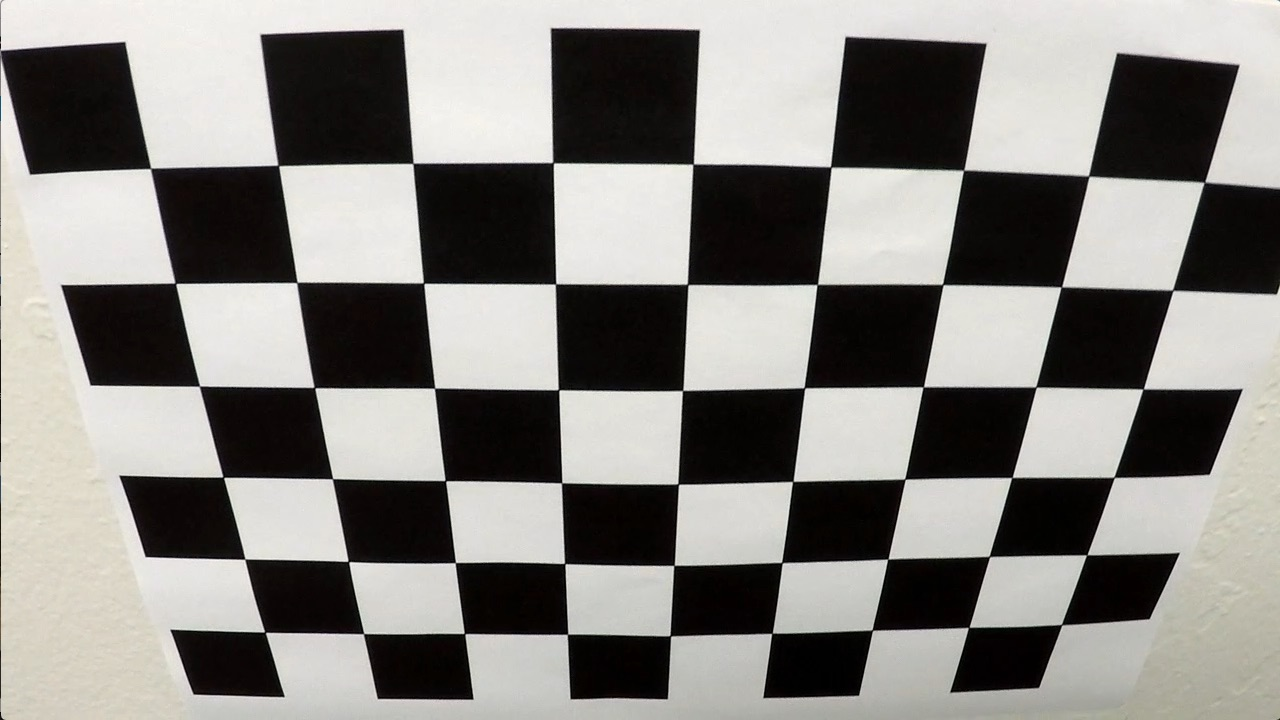
#> input picture recamera/calibration2.jpg, 1280 x 720 px, found by its file name
$ python single_camera_calibration.py
#> lines starting #> are read from the running program, lines starting #| are printed output that depends on the picture
import numpy as np
import cv2
import matplotlib.pyplot as plt
import matplotlib.image as mpimg
import pdb

# Read in a calibration image
img = cv2.imread('./camera_cal/calibration2.jpg')
#> img is the input picture: shape (720, 1280, 3); mean B, G, R 128.5, 132.4, 134.4
plt.imshow(img)
img_size = (img.shape[1], img.shape[0])
#> img_size = (1280, 720)

# termination criteria for cv2.cornerSubPix()
# criteria = (cv2.TERM_CRITERIA_EPS + cv2.TERM_CRITERIA_MAX_ITER, 30, 0.001)

# rows and cols
nx = 9
ny = 6

# Arrays to store object points and image points from all the images
objpoints = [] # 3D points in real world data
imgpoints = [] # 2D points on image plane

# Prepare object points, like (0,0,0),(1,0,0),(2,0,0) ... (7,5,0)
objp = np.zeros((nx*ny,3),np.float32)
objp[:,:2] = np.mgrid[0:nx,0:ny].T.reshape(-1,2) #x,y coordinates

# Convert image to grayscale
gray = cv2.cvtColor(img,cv2.COLOR_BGR2GRAY)

# Find the chessboard corners
ret, corners = cv2.findChessboardCorners(gray,(nx,ny),None)
#> ret = True; corners = 54 rows, first 8: [150.6, 168.4], [278.3, 165.4], [412.9, 163.5], [553, 162.6], [693.2, 164.2], [830.6, 166.9], [963.5, 170.4], [1088.6, 176.1]

# If corners found, add object points, image points
if ret == True:
    imgpoints.append(corners)
    objpoints.append(objp)

    # For more accurate corners
    # corners2 = cv2.cornerSubPix(gray,corners,(11,11),(-1,-1),criteria)

    # draw and display the corners
    draw_img =cv2.drawChessboardCorners(img, (nx,ny),corners,ret)
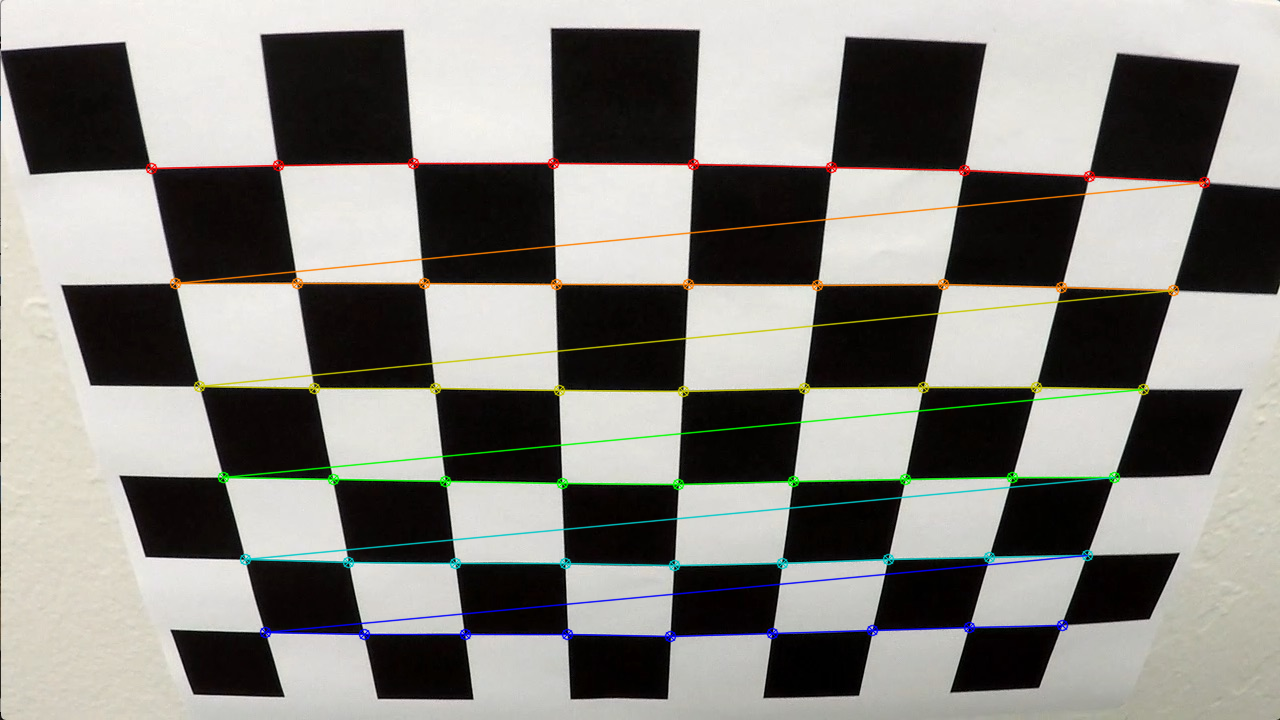
#> draw_img: shape (720, 1280, 3); mean B, G, R 127.9, 132.9, 134.4
    plt.imshow(draw_img)
    ret, mtx, dist, rvecs, tvecs = cv2.calibrateCamera(objpoints, imgpoints, gray.shape[::-1],None,None)
#> ret = 0.867; mtx = [[788.8, 0, 646.8], [0, 756, 212.5], [0, 0, 1]]; dist = [[-0.159, 0.0736, 0.0212, 0.00277, -0.00689]]; rvecs = ([0.401, -0.0328, 0.0155],); tvecs = ([-3.67, -0.395, 5.45],)

    # refine the camera matrix based on a free scaling parameter using cv2.getOptimalNewCameraMatrix()
    h, w = img.shape[:2]
#> h = 720; w = 1280
    newcameramtx, roi = cv2.getOptimalNewCameraMatrix(mtx,dist,(w,h),1,(w,h))
#> newcameramtx = [[706.5, 0, 653.6], [0, 695.4, 236], [0, 0, 1]]; roi = (26, 34, 1229, 675)

    # undistort
    dst = cv2.undistort(img, mtx, dist, None, newcameramtx)
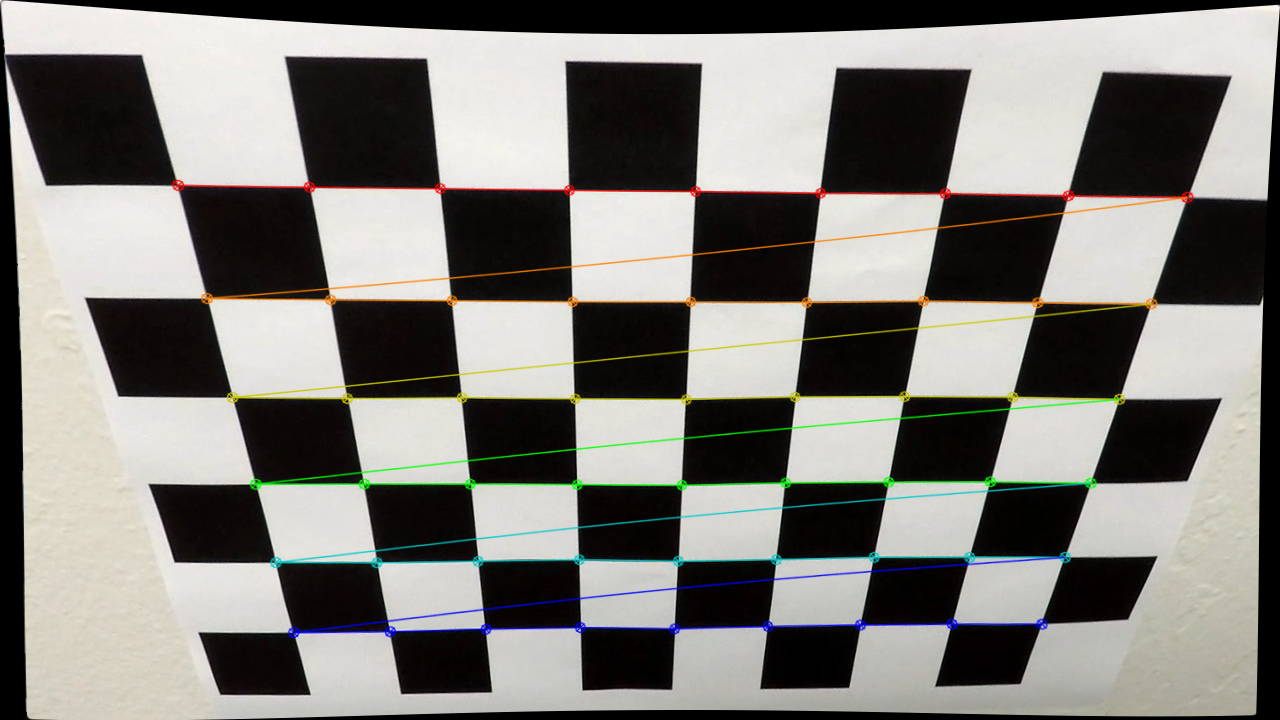
#> dst: shape (720, 1280, 3); mean B, G, R 120.9, 125.6, 127.1

    # crop the image
    x,y,w,h = roi
#> x = 26; y = 34; w = 1229; h = 675
    dst = dst[y:y+h, x:x+w]
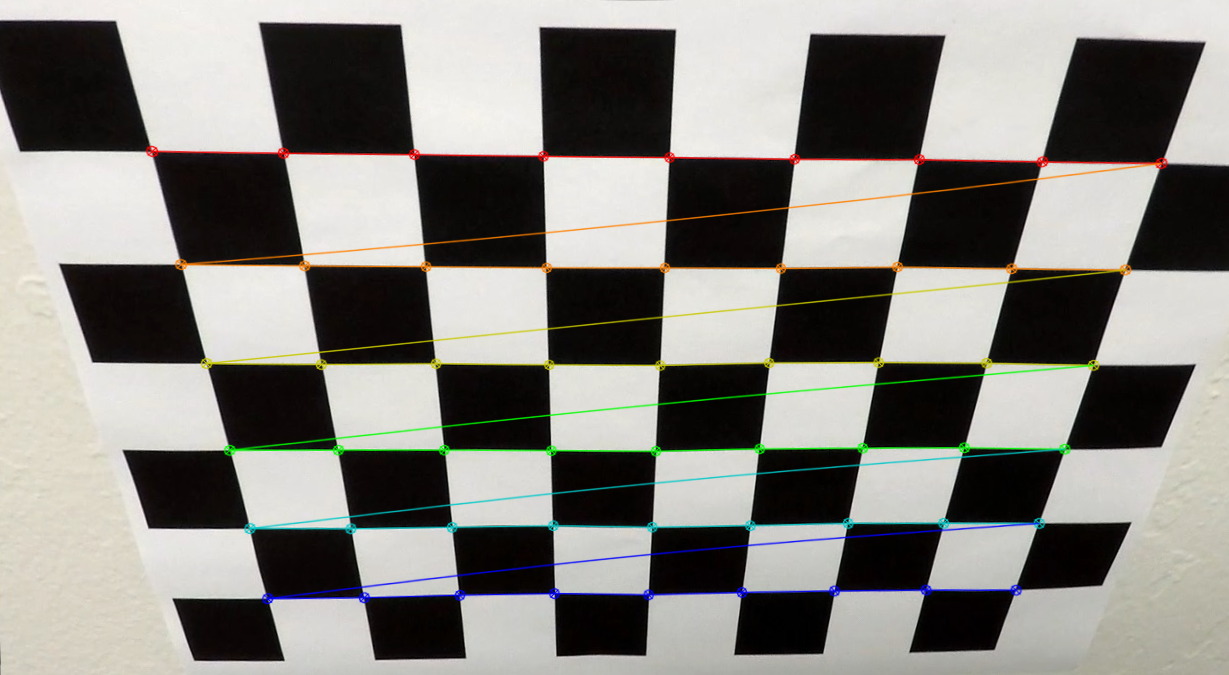
#> dst: shape (675, 1229, 3); mean B, G, R 126.4, 131.4, 132.9
    # cv2.imwrite('calibresult.png',dst)
    plt.figure()
    plt.imshow(dst)

    offset = 100 # margins of the unwarped image
    # 4 source points
    src = np.float32([corners[0], corners[nx-1], corners[-1], corners[-nx]])
#> src = [[150.6, 168.4], [1204.5, 182.4], [1061.5, 624.6], [265.1, 632.2]]
#    src = np.float32(
#                    [[1160,160],    # top right
#                    [1013,579],      # bottom right
#                    [270,587],      # bottom left
#                    [153,148]]      # top left
#                )
    # 4 destination points dest = np.float32([[,],[,],[,],[,]])
    dest = np.float32([[offset, offset], [img_size[0]-offset, offset],
                                     [img_size[0]-offset, img_size[1]-offset],
                                     [offset, img_size[1]-offset]])
#    dest = np.float32(
#        [[1200,100],         # top right
#        [1200,650],          # bottom right
#        [100,650],          # bottom left
#        [100,100]]          # top left
#    )

    M = cv2.getPerspectiveTransform(src,dest)
#> M = [[0.886, -0.268, 2.99], [-0.0141, 0.722, -28.16], [-3.85e-05, -0.000482, 1]]
    unwarped = cv2.warpPerspective(dst,M,(dst.shape[1],dst.shape[0]),flags=cv2.INTER_LINEAR)
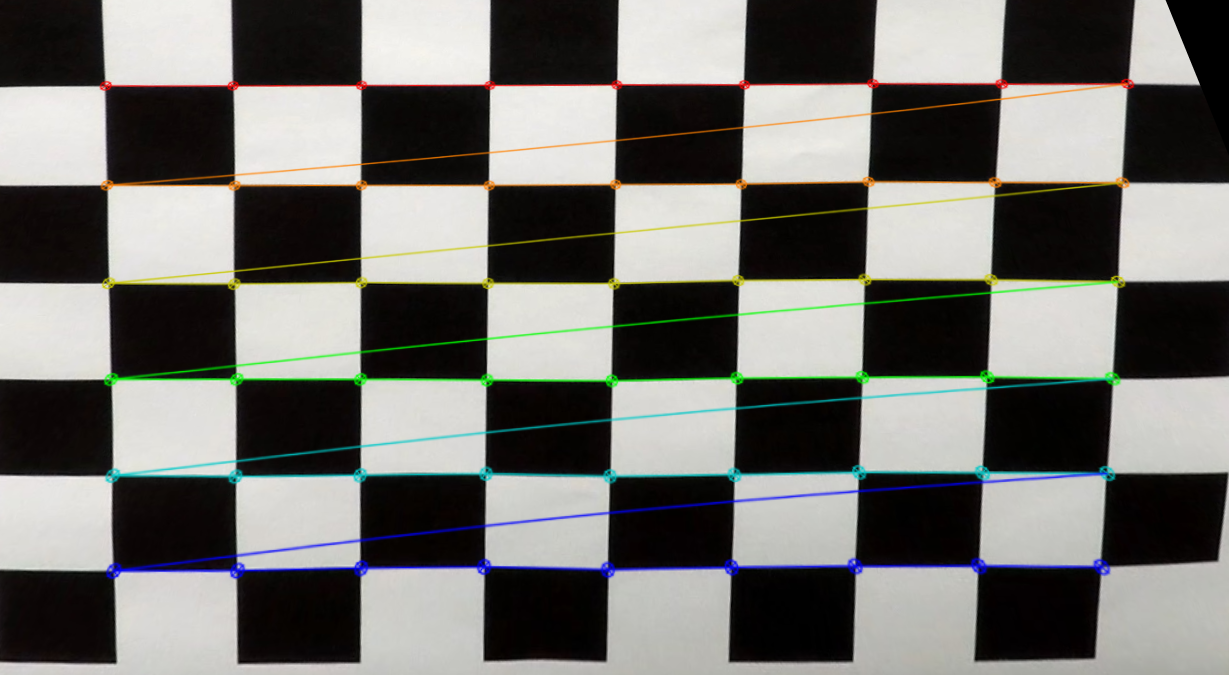
#> unwarped: shape (675, 1229, 3); mean B, G, R 110.2, 113.8, 114.3

    plt.figure()
    plt.subplot(121),plt.imshow(img),plt.title('Input')
    plt.subplot(122),plt.imshow(unwarped),plt.title('Output')
    plt.show()
#> figure, not shown here; B, G, R data is drawn as R, G, B
#> figure, not shown here; B, G, R data is drawn as R, G, B


# [9 lines of commented-out code are left out]

$ run again, with recamera/calibration10.jpg copied over recamera/calibration2.jpg
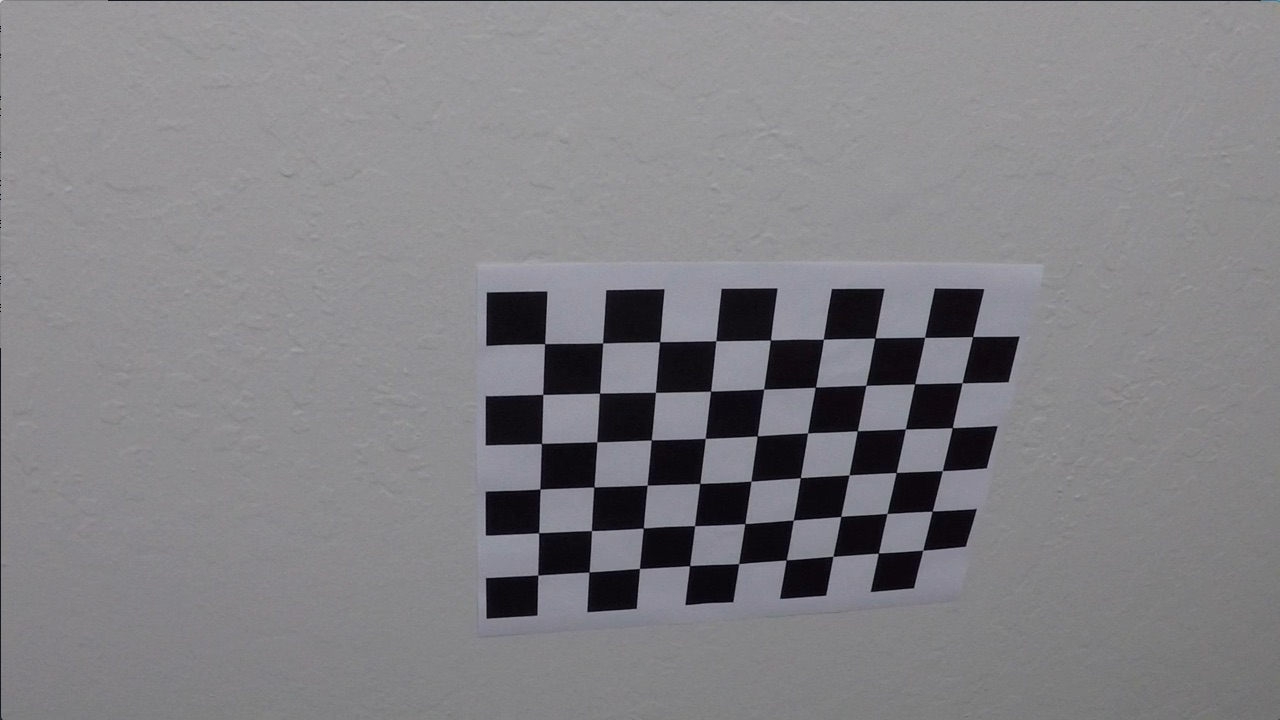
#> input picture recamera/calibration10.jpg, 1280 x 720 px, found by its file name
#> img is the input picture: shape (720, 1280, 3); mean B, G, R 133.1, 129.4, 130.2
#> `ret, corners = cv2.findChessboardCorners(gray,(nx,ny),None)`: ret = True; corners = 54 rows, first 8: [545.3, 343.1], [602.7, 342.8], [660.1, 341.3], [715.8, 340.7], [770.6, 340], [823.5, 339.2], [874.3, 338.5], [925.1, 337.4]
#> `ret, mtx, dist, rvecs, tvecs = cv2.calibrateCamera(objpoints, imgpoint..`: ret = 0.68; mtx = [[1143.7, 0, 681.7], [0, 1109.2, 367.7], [0, 0, 1]]; dist = [[-0.515, 2.99, -0.00876, 0.00937, 1.41]]; rvecs = ([0.451, -0.252, 0.0361],); tvecs = ([-2.31, -0.422, 19.12],)
#> newcameramtx = [[1275.4, 0, 662.2], [0, 1088.2, 364.3], [0, 0, 1]]; roi = (133, 118, 1073, 495)
#> `x,y,w,h = roi`: x = 133; y = 118; w = 1073; h = 495
#> `dst = dst[y:y+h, x:x+w]`:
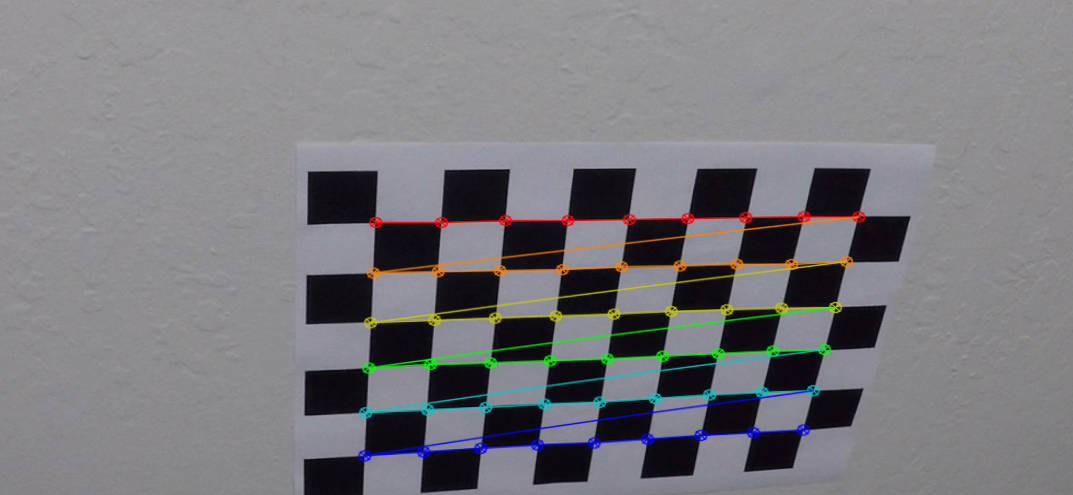
#> dst: shape (495, 1073, 3); mean B, G, R 125.3, 121.6, 121.8
#> src = [[545.3, 343.1], [972.6, 336.6], [922.8, 549.9], [538.4, 575.5]]
#> M = [[1.76, 0.015, -885.3], [0.00554, 1.5, -441.4], [-0.000177, -0.000376, 1]]
#> `unwarped = cv2.warpPerspective(dst,M,(dst.shape[1],dst.shape[0]),flags..`:
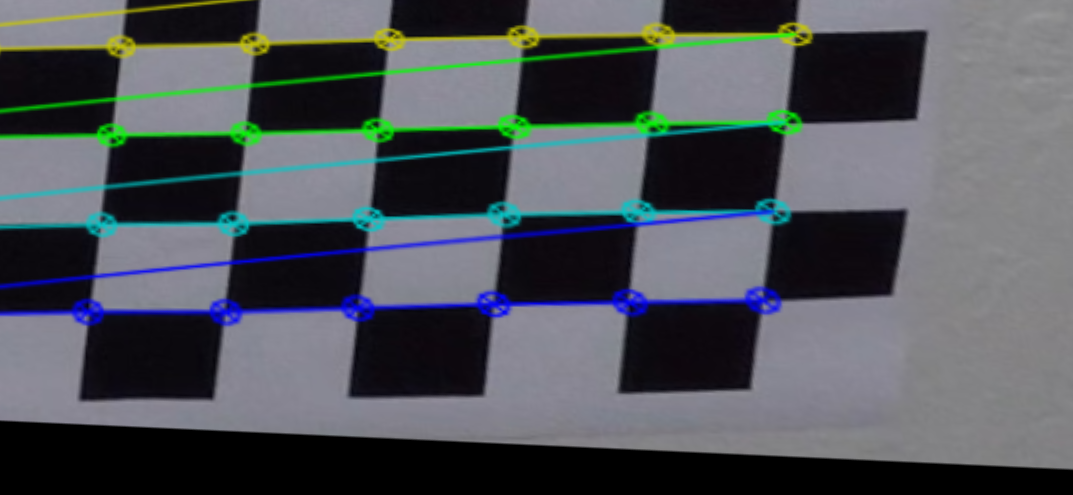
#> unwarped: shape (495, 1073, 3); mean B, G, R 89.6, 84.1, 79.7

$ run again, with recamera/calibration11.jpg copied over recamera/calibration2.jpg
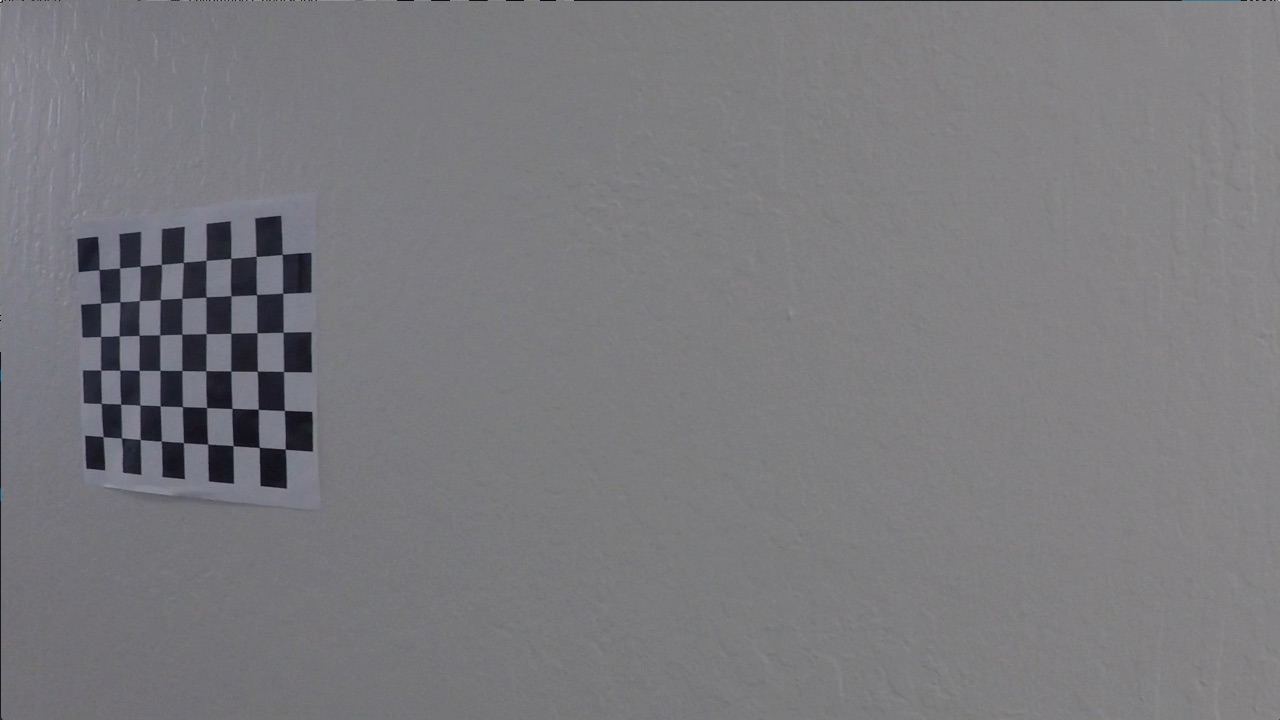
#> input picture recamera/calibration11.jpg, 1280 x 720 px, found by its file name
#> img is the input picture: shape (720, 1280, 3); mean B, G, R 125.2, 121.7, 122.2
#> `ret, corners = cv2.findChessboardCorners(gray,(nx,ny),None)`: ret = True; corners = 54 rows, first 8: [99.22, 269.6], [119.6, 268], [140.1, 266.1], [161.3, 264.5], [183.3, 262.5], [206.1, 260.3], [230.7, 258.2], [256.2, 256.3]
#> `ret, mtx, dist, rvecs, tvecs = cv2.calibrateCamera(objpoints, imgpoint..`: ret = 0.648; mtx = [[1614.2, 0, 729.5], [0, 1906.5, 355.6], [0, 0, 1]]; dist = [[-1, -6.58, 0.00683, -0.193, 20.36]]; rvecs = ([0.0328, 0.328, -0.00421],); tvecs = ([-20.51, -2.63, 51.99],)
#> newcameramtx = [[1003.9, 0, 493.5], [0, 995.4, 359.6], [0, 0, 1]]; roi = (15, 169, 1080, 383)
#> `x,y,w,h = roi`: x = 15; y = 169; w = 1080; h = 383
#> `dst = dst[y:y+h, x:x+w]`:
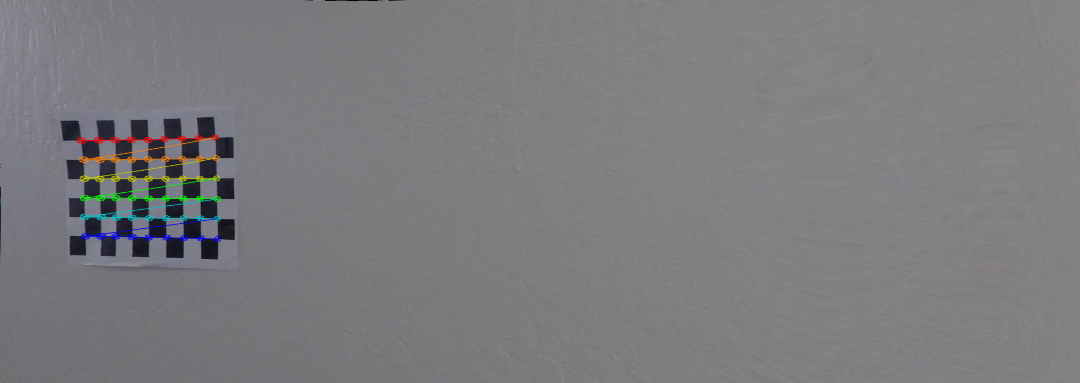
#> dst: shape (383, 1080, 3); mean B, G, R 126.2, 123.2, 123.8
#> src = [[99.22, 269.6], [282.2, 254.3], [285.3, 449.2], [103.1, 436.7]]
#> M = [[7.51, -0.179, -589.5], [0.375, 3.32, -825.1], [0.000978, -6.67e-05, 1]]
#> `plt.show()`:
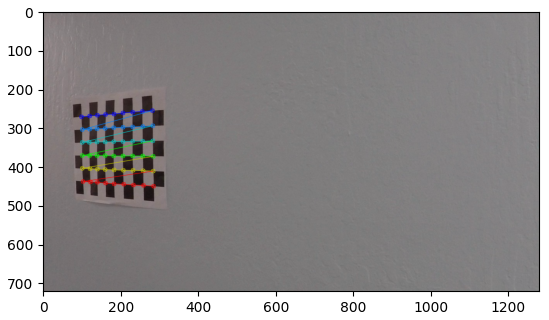
#> figure drawn by matplotlib, 1 panel; B, G, R data is drawn as R, G, B
